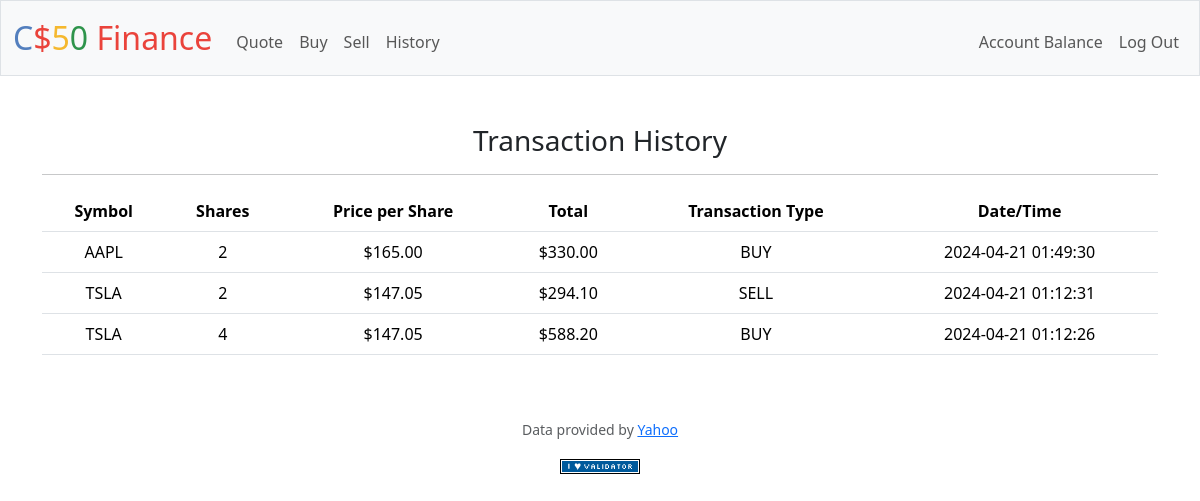
The page /history (signed in) on the database its author committed.
### tables this page shows
CREATE TABLE history (id INTEGER NOT NULL, stock TEXT NOT NULL, shares INTEGER NOT NULL, price FLOAT NOT NULL, total FLOAT NOT NULL, type TEXT NOT NULL, dt DATETIME);

### app.py (the view)
@app.route("/history")
@login_required
def history():
    history = db.execute("SELECT * FROM history WHERE id = ? ORDER BY dt DESC", session["user_id"])
    return render_template("history.html", history=history)

### app.py (called while the page is built)
@app.after_request
def after_request(response):
    response.headers["Cache-Control"] = "no-cache, no-store, must-revalidate"
    response.headers["Expires"] = 0
    response.headers["Pragma"] = "no-cache"
    return response

### helpers.py (called while the page is built)
def login_required(f):
    @wraps(f)
    def decorated_function(*args, **kwargs):
        if session.get("user_id") is None:
            return redirect("/login")
        return f(*args, **kwargs)
    return decorated_function

def usd(value):
    return f"${value:,.2f}"

### templates/history.html (shortened to what this page needs)
{% extends "layout.html" %}
{% block main %}
    <h3>Transaction History</h3>
    <hr>
    <table class="table">
        <thead class="thead-dark">
            <tr>
                <th scope="col">Symbol</th>
                <th scope="col">Shares</th>
                <th scope="col">Price per Share</th>
                <th scope="col">Total</th>
                <th scope="col">Transaction Type</th>
                <th scope="col">Date/Time</th>
            </tr>
        </thead>
        {% for row in history %}
        <tr>
                <td>{{ row["stock"]}}</td>
                <td>{{ row["shares"]}}</td>
                <td>{{ row["price"] | usd}}</td>
                <td>{{ row["total"] | usd}}</td>
                <td>{{ row["type"]}}</td>
                <td>{{ row["dt"]}}</td>
        </tr>
        {% endfor %}
    </table>
{% endblock %}

### rows shown on the page
history: stock "AAPL", shares "2", price "$165.00", total "$330.00", type "BUY", dt "2024-04-21 01:49:30"
history: stock "TSLA", shares "2", price "$147.05", total "$294.10", type "SELL", dt "2024-04-21 01:12:31"
history: stock "TSLA", shares "4", price "$147.05", total "$588.20", type "BUY", dt "2024-04-21 01:12:26"
